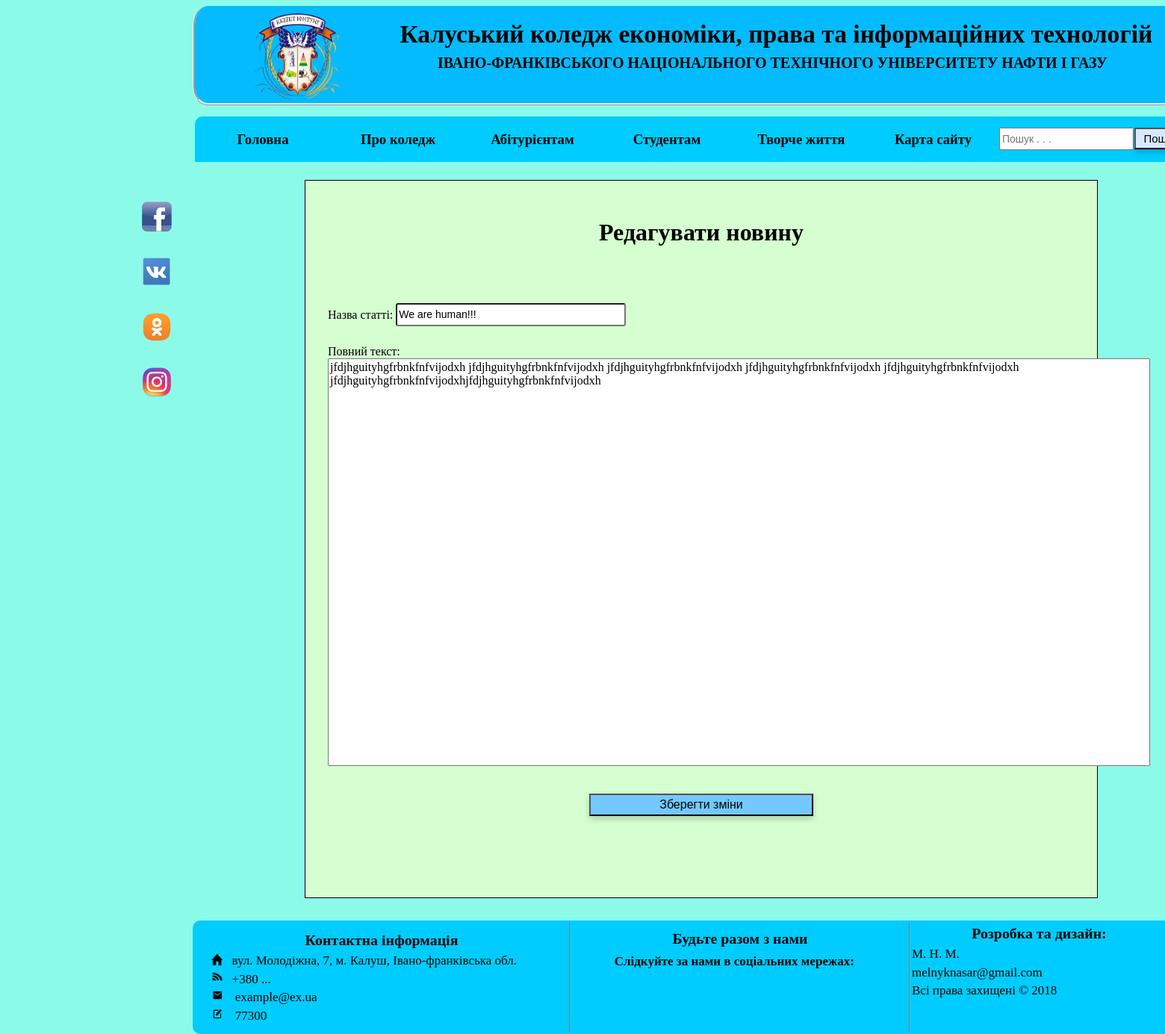
Screenshot of /edit_text_new.php?id_new=4 (signed in) with the database file from the repository.
### tables this page shows
CREATE TABLE `news` (
  `id` int(10) UNSIGNED NOT NULL,
  `author` varchar(75) NOT NULL,
  `title` varchar(255) NOT NULL,
  `full_text` longtext,
  `image` varchar(500) DEFAULT NULL,
  `more_image` blob,
  `url` varchar(52) DEFAULT NULL,
  `youtube` varchar(152) DEFAULT NULL,
  `file` blob,
  `video` varchar(155) DEFAULT NULL,
  `viewes` int(10) UNSIGNED NOT NULL,
  `likes` int(10) UNSIGNED NOT NULL,
  `comments` int(10) UNSIGNED NOT NULL,
  `date` datetime NOT NULL DEFAULT CURRENT_TIMESTAMP
);

### includes/config.php (called while the page is built, shortened)
<?php
    require_once "database.php";
function get_reg_new($id_new){
    global $mysqli;
    $arr=[];
    $res =  $mysqli->query("SELECT `title`, `full_text` FROM     `news` WHERE `id` = $id_new");
    if($res){
        $result = mysqli_fetch_assoc($res);
        if($result['title'] && ($result['full_text'] or $result['full_text'] == "")){
            $arr['title']= $result['title'];
            $arr['full_text']= $result['full_text'];
            return $arr;
        }
        else{
            return false;
        }
    }
    return false;
}
?>

### edit_text_new.php (the view, shortened to what this page needs)
<?php
    include_once "templates/header.php";
    require_once "includes/config.php";
    include_once "templates/main_menu.php";
?>
<div style="position: static;margin-left: 400px; margin-top: 100px; background-color: #D5FFD0; width: 1000px; border: 1px solid black; padding: 30px; height: 900px;" >
    <center><h1>Редагувати новину</h1></center>
      <br/>
      <br/>
      <br/>
      <?php
   if(get_reg_new($_GET['id_new'])){
        $tmp = get_reg_new($_GET['id_new']);
    ?>
        <label>Назва статті:</label>
        <input id="title" type="text" name="title" value="<?= $tmp['title'] ?>" /><br/>
        <label>Повний текст:</label><br/>
        <textarea id="full_text" name="full_text" rows="30" cols="120" style="resize: none; font-size: 16px; font-family: Times New Roman;"><?= $tmp['full_text'] ?></textarea><br/>
        <br/>
        <input type="submit" name="set_new" value="Зберегти зміни" id="set_new"/>
    <?php
   }
    else{
       header("Location: ../artickle.php?id='".$_GET['id_new']."' ");
        exit;
    }
    ?>
    <br><br/>
</div>
<?php
    require "templates/footer.php";
?>

### templates/style/main.css (style rules this page uses)
body { background: rgb(140, 250, 233); }
input[type="submit"] { margin-left: 60px; height: 30px; width: 70px; cursor: pointer; background: #41D6FF; font-size: 15px; box-shadow: 0 4px 8px 0 rgba(0, 0, 0, 0.2); }
input[type="text"] { width: 200px; height: 20px; border-radius: 3px 3px 3px 3px; }
div input[type="text"], div #name ,div #password_old, div #password_new { margin-bottom: 25px; height: 25px; font-size: 14px; width: 300px; }
#set_new { width: 300px; background-color: #73C9FF; color: black; font-size: 16px; margin-left: 350px; margin-top: 15px; }

### rows the page displays
news: title "We are human!!!", full_text "jfdjhguityhgfrbnkfnfvijodxh jfdjhguityhgfrbnkfnfvijodxh jfdjhguityhgfrbnkfnfvijodxh jfdjhguityhgfrbnkfnfvijodxh jfdjhguityhgfrbnkfnfvijodxh jfdjhguityhgfrbnkfnfvijodxhjfdjhguityhgfrbnkfnfvijodxh"
